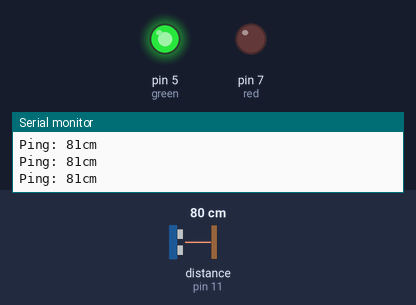
Bench run of a sketch on a simulated Arduino Uno, built with avr-gcc and run on an emulated ATmega328P. Shown: output pins drawn as LEDs (lit = HIGH), the last lines printed to the serial monitor. Inputs (shaded band) come from the test bench; at power-on: distance to the obstacle (sensor on pin 11) 80 cm. The echo pulse lasts 58.3 µs per cm.

Above: at 1.2 s.
1.3 s: distance to the obstacle (sensor on pin 11) set to 54 cm
2.8 s: distance to the obstacle (sensor on pin 11) set to 43 cm
At 3.2 s:
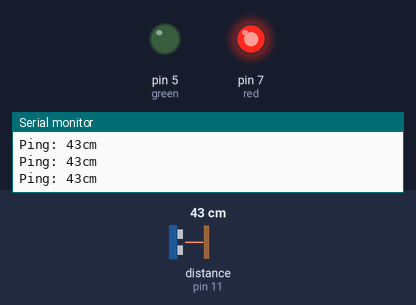
4.3 s: distance to the obstacle (sensor on pin 11) set to 60 cm
At 5.5 s:
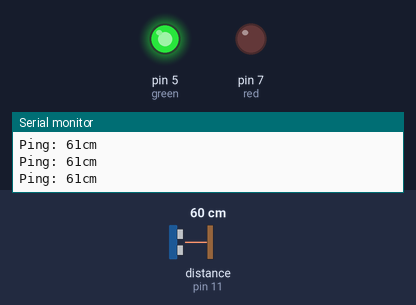
5.8 s: distance to the obstacle (sensor on pin 11) set to 4 cm
At 6.9 s:
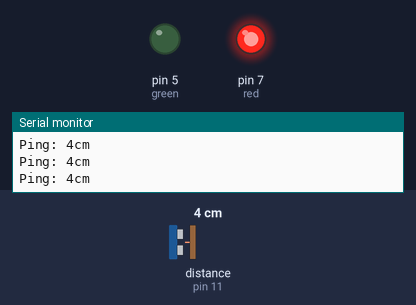
Timing chart, 0 to 8.3 s (numbered marks = the images above; inputs shaded):
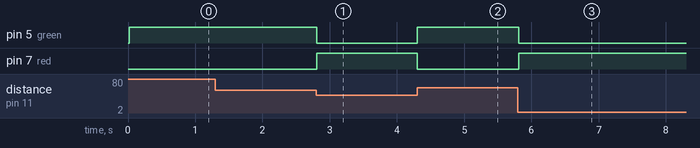

The sketch:

CarGarageSensor.ino
```cpp
/*
 * This program controls an arduino microcontroller that is attached to two LEDs (one red and one green) and an ultrasonic sensor.
 * When the distance calculated by the sensor is between the min and max, the green LED will light up.
 * Otherwise, the red one will be on,  indicating that the user is too far or too close to a "wall."
 */

#include <NewPing.h>

#define TRIGGER_PIN  12  // Arduino pin tied to trigger pin on the ultrasonic sensor.
#define ECHO_PIN     11  // Arduino pin tied to echo pin on the ultrasonic sensor.
#define MAX_DISTANCE 200 // Maximum distance we want to ping for (in centimeters). Maximum sensor distance is rated at 400-500cm.
int green = 5;
int red = 7;

//Edit the below lines to preferred thresholds
int min = 50;
int max = 100;

NewPing sonar(TRIGGER_PIN, ECHO_PIN, MAX_DISTANCE); // NewPing setup of pins and maximum distance.

void setup() {
  Serial.begin(115200); // Open serial monitor at 115200 baud to see ping results.
  pinMode(green, OUTPUT);
  pinMode(red, OUTPUT);
}

void loop() {
  delay(10); // Wait 50ms between pings (about 20 pings/sec). 29ms should be the shortest delay between pings.
  unsigned int uS = sonar.ping(); // Send ping, get ping time in microseconds (uS).
  Serial.print("Ping: ");
  Serial.print(uS / US_ROUNDTRIP_CM); // Convert ping time to distance in cm and print result (0 = outside set distance range)
  Serial.println("cm");
  /*
   * Conditionals below is what determines which LED is turned on
   */
  if (uS / US_ROUNDTRIP_CM >= min && uS / US_ROUNDTRIP_CM <= max){
    digitalWrite(green, HIGH);
    digitalWrite(red, LOW);
  }
  else {
    digitalWrite(red, HIGH);
    digitalWrite(green, LOW);
  }

}
```

Measured:
- the behaviour switches between 49 and 48 cm on distance to the obstacle (sensor on pin 11) (found by bisection; images 0 and 1)
- after the input at 2.8 s, pin 5 (green): HIGH → LOW at once; pin 7 (red): LOW → HIGH at once
- after the input at 4.3 s, pin 5 (green): LOW → HIGH at once; pin 7 (red): HIGH → LOW at once
- after the input at 5.8 s, pin 5 (green): HIGH → LOW at once; pin 7 (red): LOW → HIGH at once
